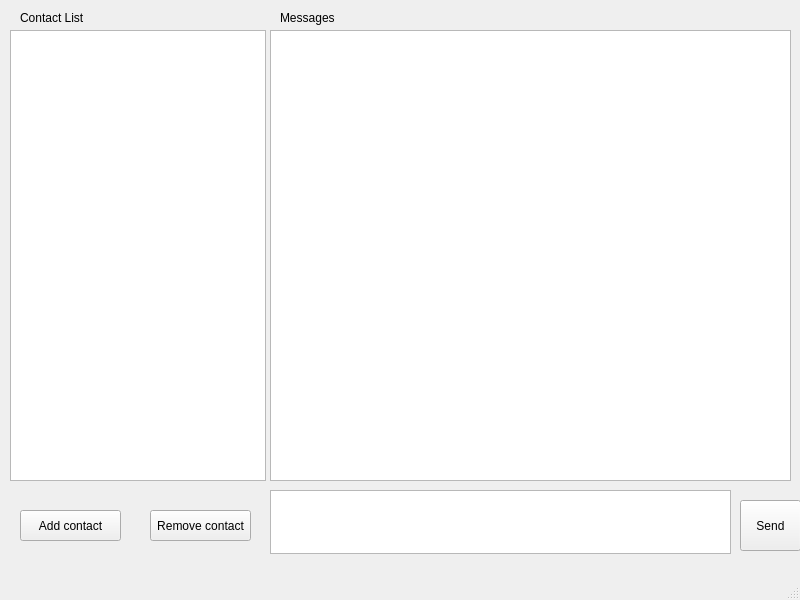
<?xml version="1.0" encoding="UTF-8"?>
<ui version="4.0">
 <class>MainWindow</class>
 <widget class="QMainWindow" name="MainWindow">
  <property name="geometry">
   <rect>
    <x>0</x>
    <y>0</y>
    <width>800</width>
    <height>600</height>
   </rect>
  </property>
  <property name="sizePolicy">
   <sizepolicy hsizetype="Fixed" vsizetype="Fixed">
    <horstretch>0</horstretch>
    <verstretch>0</verstretch>
   </sizepolicy>
  </property>
  <property name="windowTitle">
   <string>Messenger client</string>
  </property>
  <widget class="QWidget" name="centralwidget">
   <widget class="QListWidget" name="listWidget">
    <property name="geometry">
     <rect>
      <x>10</x>
      <y>30</y>
      <width>256</width>
      <height>451</height>
     </rect>
    </property>
   </widget>
   <widget class="QTableWidget" name="tableWidget">
    <property name="geometry">
     <rect>
      <x>270</x>
      <y>30</y>
      <width>521</width>
      <height>451</height>
     </rect>
    </property>
   </widget>
   <widget class="QTextEdit" name="textEdit">
    <property name="geometry">
     <rect>
      <x>270</x>
      <y>490</y>
      <width>461</width>
      <height>64</height>
     </rect>
    </property>
   </widget>
   <widget class="QPushButton" name="pushButton">
    <property name="geometry">
     <rect>
      <x>740</x>
      <y>500</y>
      <width>61</width>
      <height>51</height>
     </rect>
    </property>
    <property name="text">
     <string>Send</string>
    </property>
   </widget>
   <widget class="QPushButton" name="pushButton_2">
    <property name="geometry">
     <rect>
      <x>20</x>
      <y>510</y>
      <width>101</width>
      <height>31</height>
     </rect>
    </property>
    <property name="text">
     <string>Add contact</string>
    </property>
   </widget>
   <widget class="QPushButton" name="pushButton_3">
    <property name="geometry">
     <rect>
      <x>150</x>
      <y>510</y>
      <width>101</width>
      <height>31</height>
     </rect>
    </property>
    <property name="text">
     <string>Remove contact</string>
    </property>
   </widget>
   <widget class="QLabel" name="label">
    <property name="geometry">
     <rect>
      <x>20</x>
      <y>10</y>
      <width>81</width>
      <height>16</height>
     </rect>
    </property>
    <property name="text">
     <string>Contact List</string>
    </property>
   </widget>
   <widget class="QLabel" name="label_2">
    <property name="geometry">
     <rect>
      <x>280</x>
      <y>10</y>
      <width>61</width>
      <height>16</height>
     </rect>
    </property>
    <property name="text">
     <string>Messages</string>
    </property>
   </widget>
  </widget>
  <widget class="QMenuBar" name="menubar">
   <property name="geometry">
    <rect>
     <x>0</x>
     <y>0</y>
     <width>800</width>
     <height>20</height>
    </rect>
   </property>
  </widget>
  <widget class="QStatusBar" name="statusbar"/>
 </widget>
 <resources/>
 <connections/>
</ui>
